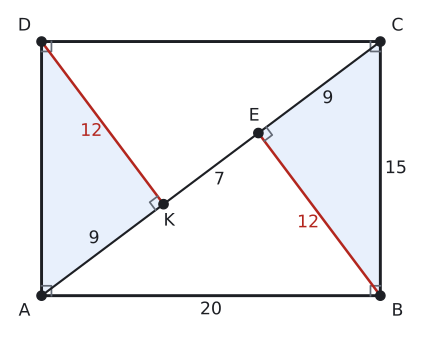

Write Python code to recreate this figure.
import sys; sys.path.insert(0, "tools")
from cizim import *

P = lambda x, y: np.array([float(x), float(y)])
uz = lambda U, V: round(float(np.linalg.norm(U - V)), 4)
def acisi(K, U, V):
    u, v = U - K, V - K
    return round(float(np.degrees(np.arccos(np.dot(u, v) / np.linalg.norm(u) / np.linalg.norm(v)))), 3)
def birim(U, V):
    t = (V - U) / np.linalg.norm(V - U); return t, np.array([-t[1], t[0]])
def ayak(Q, U, V):
    t, _ = birim(U, V); return U + np.dot(Q - U, t) * t
def yansit(Q, U, V):
    return 2 * ayak(Q, U, V) - Q
def kesisim(U1, V1, U2, V2):
    M = np.array([V1 - U1, U2 - V2]).T; s = np.linalg.solve(M, U2 - U1); return U1 + s[0] * (V1 - U1)
def cetik(U, V, n=1, renk=SOLUK, f=0.5):
    M = U + f * (V - U); t, m = birim(U, V)
    for i in range(n):
        c = M + (i - (n - 1) / 2) * 0.2 * S * t
        ax.plot(*zip(c - 0.22 * S * m, c + 0.22 * S * m), color=renk, lw=1.5)
def olcu(U, V, metin, d=0.5, renk=YAZI, fs=13, f=0.5):
    """[UV] üzerinde f oranındaki noktaya, U->V yönünün soluna d*S uzağa yazı (d < 0: sağına)."""
    M = U + f * (V - U); _, m = birim(U, V)
    ax.text(*(M + d * S * m), metin, ha="center", va="center", color=renk, fontsize=fs)
def dik_isareti(K, U, V, r=0.4):
    a_ = (U - K) / np.linalg.norm(U - K) * r * S; b_ = (V - K) / np.linalg.norm(V - K) * r * S
    ax.plot(*zip(K + a_, K + a_ + b_, K + b_), color=SOLUK, lw=1.3)
def harf(Q, metin, dx, dy, renk=YAZI, fs=13):
    ax.text(Q[0] + dx * S, Q[1] + dy * S, metin, ha="center", va="center", color=renk, fontsize=fs)
def cizgi(U, V, renk=YAZI, lw=2.2, ls="-"):
    ax.plot(*zip(U, V), color=renk, lw=lw, ls=ls)
def boya(noktalar, renk):
    ax.add_patch(patches.Polygon(noktalar, closed=True, facecolor=renk, edgecolor="none"))
def yay(K, U, V, r=0.8, renk=MAVI, n=1):
    for i in range(n): aci(ax, K, U, V, r=(r + 0.18 * i) * S, renk=renk)
def yay_yazi(K, U, V, metin, d=1.4, renk=MAVI, fs=12):
    """K köşesindeki U-K-V açısının ortasından d*S uzağa yazı."""
    u = (U - K) / np.linalg.norm(U - K); v = (V - K) / np.linalg.norm(V - K); o = (u + v) / np.linalg.norm(u + v)
    ax.text(*(K + d * S * o), metin, ha="center", va="center", color=renk, fontsize=fs)
def basla(xmin, xmax, ymin, ymax, en=5.5):
    global fig, ax
    fig, ax = sekil(en, en * (ymax - ymin) / (xmax - xmin))
    ax.set_aspect("equal"); ax.axis("off"); ax.set_xlim(xmin, xmax); ax.set_ylim(ymin, ymax)
def dortgen(A, B, C, D, dolgu=None):
    if dolgu: boya([A, B, C, D], dolgu)
    ax.plot(*zip(A, B, C, D, A), color=YAZI)
    for Q in (A, B, C, D): nokta(ax, *Q, "")
def koseler(A, B, C, D, d=0.55):
    O = (A + B + C + D) / 4
    for Q, ad in ((A, "A"), (B, "B"), (C, "C"), (D, "D")):
        y = (Q - O) / np.linalg.norm(Q - O); harf(Q, ad, d * np.sign(y[0]) * 1.1, d * np.sign(y[1]))
def dikdortgen(a, b):
    """A orijinde, [AB] yatay: A, B, C, D."""
    return P(0, 0), P(a, 0), P(a, b), P(0, b)
def dik_koseler(A, B, C, D, r=0.4):
    dik_isareti(A, B, D, r); dik_isareti(B, C, A, r); dik_isareti(C, D, B, r); dik_isareti(D, A, C, r)
def cerceve(noktalar, kenar=1.2):
    xs = [q[0] for q in noktalar]; ys = [q[1] for q in noktalar]
    return min(xs) - kenar * S, max(xs) + kenar * S, min(ys) - kenar * S, max(ys) + kenar * S

# Örnek 3: |AB| = 20, |BC| = 15, |AC| = 25; [BE] ⊥ [AC]: |AE| = 16, |EC| = 9, |BE| = 12.
# [DK] ⊥ [AC]: |AK| = 9, |KE| = 7, |DK| = 12.
A, B, C, D = dikdortgen(20, 15)
E, K = ayak(B, A, C), ayak(D, A, C)
S = 20 / 12
print("AE", uz(A, E), "EC", uz(E, C), "BE", uz(B, E), "AK", uz(A, K), "KE", uz(K, E), "DK", uz(D, K), "AC", uz(A, C))
basla(*cerceve([A, B, C, D], 1.2), en=5.5)
boya([A, D, K], MAVI_ACIK); boya([C, B, E], MAVI_ACIK)
dortgen(A, B, C, D); koseler(A, B, C, D)
dik_isareti(A, B, D, 0.35); dik_isareti(B, C, A, 0.35); dik_isareti(C, D, B, 0.35); dik_isareti(D, A, C, 0.35)
cizgi(A, C, YAZI, 1.6); cizgi(B, E, KIRMIZI, 1.9); cizgi(D, K, KIRMIZI, 1.9)
dik_isareti(E, B, C, 0.35); dik_isareti(K, D, A, 0.35)
for Q, ad, dx, dy in ((E, "E", -0.15, 0.6), (K, "K", 0.2, -0.6)): nokta(ax, *Q, ""); harf(Q, ad, dx, dy)
olcu(A, K, "9", 0.5); olcu(K, E, "7", -0.5); olcu(E, C, "9", -0.5)
olcu(B, E, "12", 0.5, KIRMIZI); olcu(D, K, "12", -0.5, KIRMIZI)
olcu(A, B, "20", -0.5); olcu(B, C, "15", -0.55)
kaydet(fig, __file__)
